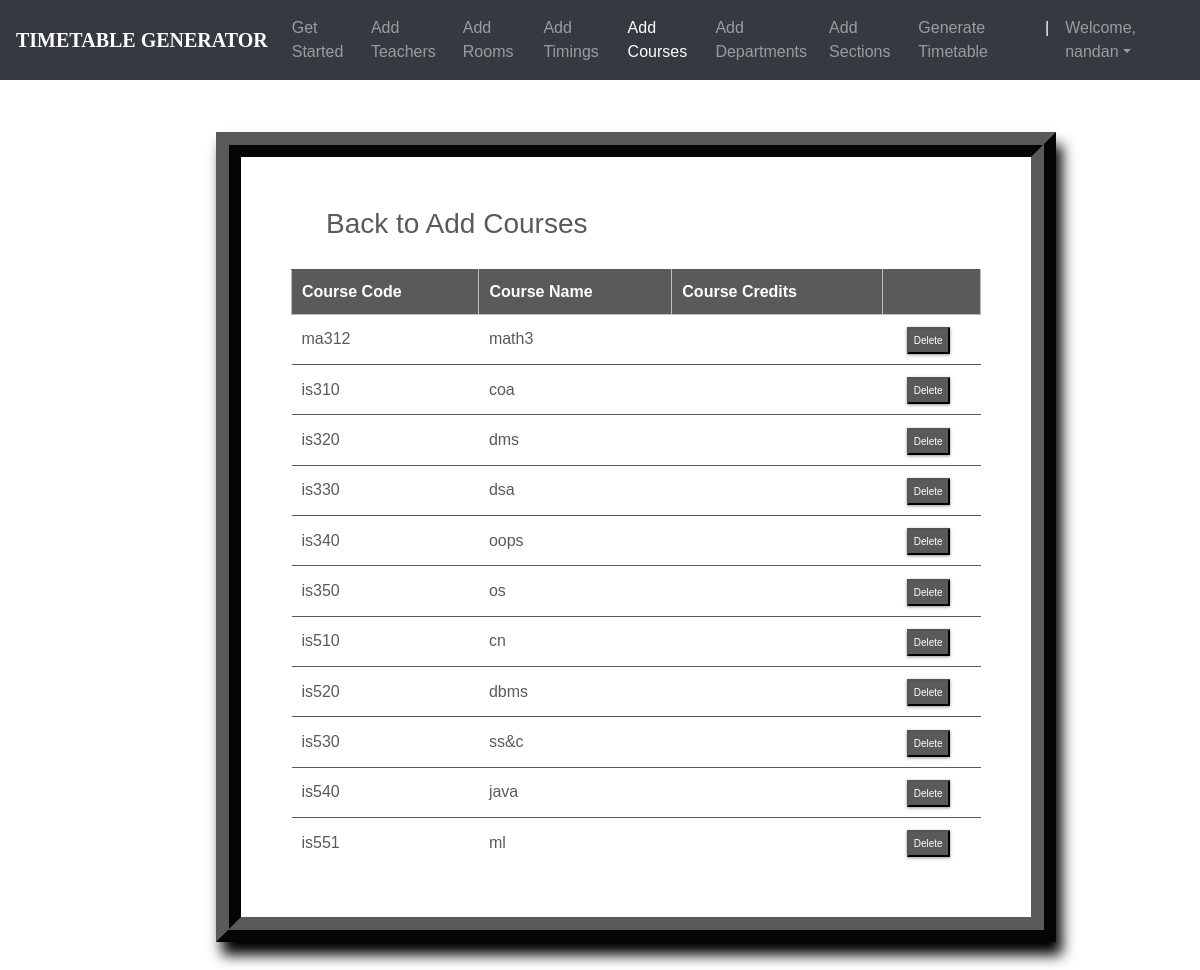
The page /courses_list/ (signed in) on the database as committed earlier.
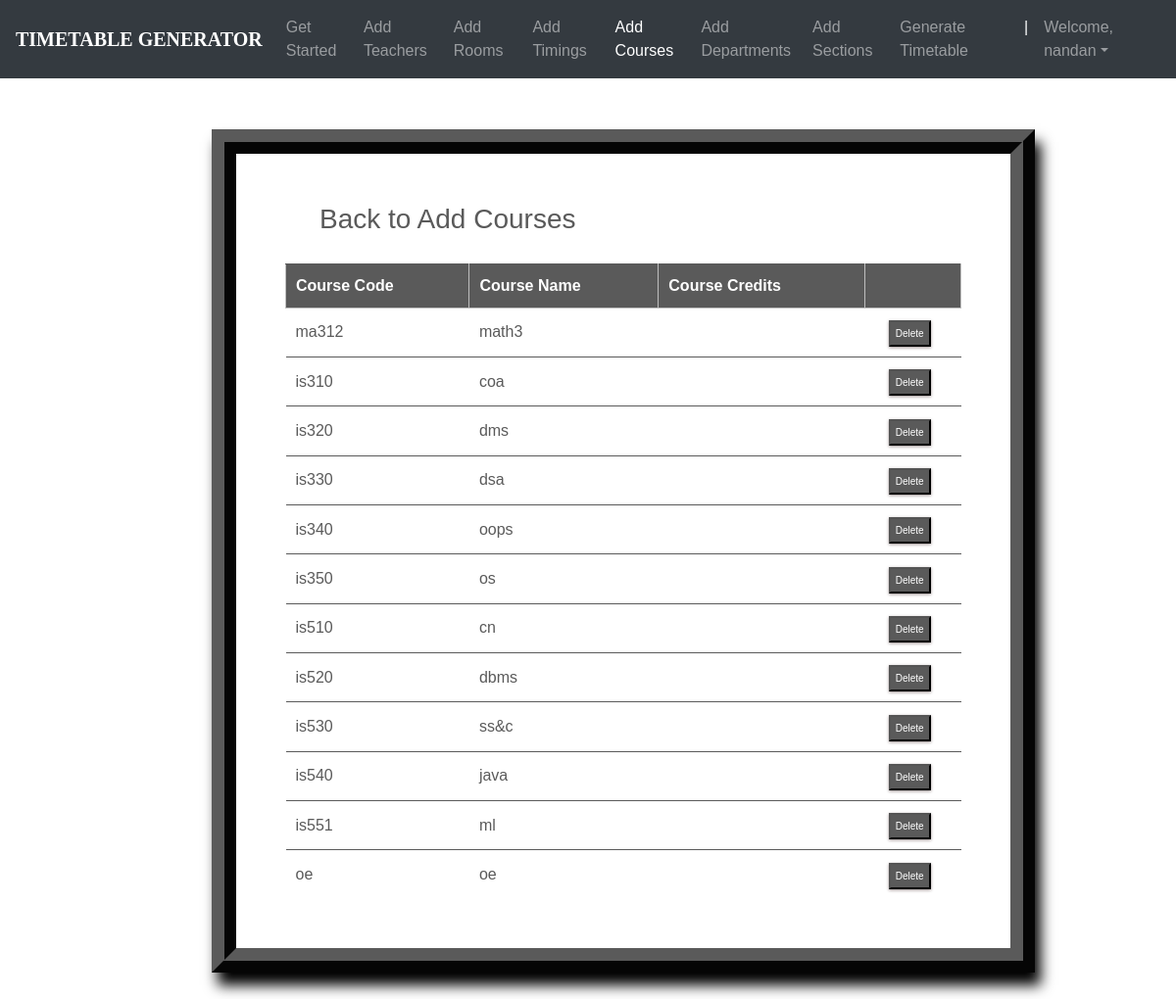
The same page on the database as committed later.
### ttgen/models.py (models this page shows, shortened)
class Course(models.Model):
    course_number = models.CharField(max_length=5, primary_key=True)
    course_name = models.CharField(max_length=40)
    credits=models.CharField(max_length=4)
    instructors = models.ManyToManyField(Instructor)

### ttgen/views.py (the view)
# urls.py: path('courses_list/', views.course_list_view, name='editcourse'),
@login_required
def course_list_view(request):
    context = {
        'courses': Course.objects.all()
    }
    return render(request, 'courseslist.html', context)

### templates/courseslist.html (shortened to what this page needs)
<!DOCTYPE html>
<html lang="en">
<head>
	<link rel="stylesheet" href="https://maxcdn.bootstrapcdn.com/bootstrap/4.0.0/css/bootstrap.min.css">
    <link rel="stylesheet" type="text/css" href="static/css/index.css">
</head>
<body>
        <header>
			<nav class="navbar navbar-expand-md navbar-dark fixed-top bg-dark">
                <a class="navbar-brand" href="#"><b>TIMETABLE GENERATOR</b></a>
                <div class="collapse navbar-collapse" id="navbarCollapse">
                    <ul class="navbar-nav ml-auto">
                    <li class="nav-item">
                        <a class="nav-link" href="{% url 'admindash' %}">Get Started</a>
                    </li>
                    <li class="nav-item">
                        <a class="nav-link" href="{% url 'addInstructors' %}">Add Teachers</a>
                    </li>
                    <li class="nav-item">
                        <a class="nav-link" href="{% url 'addRooms' %}">Add Rooms</a>
                    </li>
                    <li class="nav-item">
		                <a class="nav-link" href="{% url 'addTimings' %}">Add Timings</a>
		            </li>
                    <li class="nav-item active">
                        <a class="nav-link" href="{% url 'addCourses' %}">Add Courses</a>
                    </li>
                    <li class="nav-item">
			            <a class="nav-link" href="{% url 'addDepts' %}">Add Departments</a>
		            </li>
                    <li class="nav-item">
			            <a class="nav-link" href="{% url 'addSections' %}">Add Sections</a>
		            </li>
                    <li class="nav-item">
			            <a class="nav-link" href="{% url 'generate' %}">Generate Timetable</a>
		            </li>
                    <li class="nav-item active">
			            <a class="nav-link">|</a>
		            </li>
                    <li class="nav-item dropdown">
		                <a class="nav-link dropdown-toggle" href="#" id="dropdown03" data-toggle="dropdown" aria-haspopup="true" aria-expanded="false">Welcome, {{ user.first_name }}</a>
		            </li>
                    </ul>
                </div>
            </nav>
        </header>
        <br><br>
    {% block content %}
{% load static %}
<fieldset class="fieldset">
    <a href="{% url 'addCourses'%}"><h1 class="tablink" onclick="openPage('new')" id="defaultOpen">Back to Add Courses</h1></a>
    <div class="tabcontent" id="edit">
        <table class="table1">
            <thead>
            <tr class="table-headers">
            <th>Course Code</th>
            <th>Course Name</th>
            <th>Course Credits</th>
            <th  class="empty"></th>
            </tr>
            </thead>
            <tbody>
            {% for crs in courses %}
            <tr>
             <td>{{crs.course_number}}</td>
             <td>{{crs.course_name}}</td>
             <td>{{crs.credits}}</td>
             <td class="empty">
                <form action="{% url 'deletecourse' crs.course_number %}" method="post">
                        <input type="submit" value="Delete" class="cross">
                </form>
             </td>
             </tr>
            {% endfor %}
            </tbody>
        </table>
    </div>
</fieldset>
{% endblock %}

Rows that differ between the two databases and show on the page:
added Course: course_number "oe", course_name "oe"
